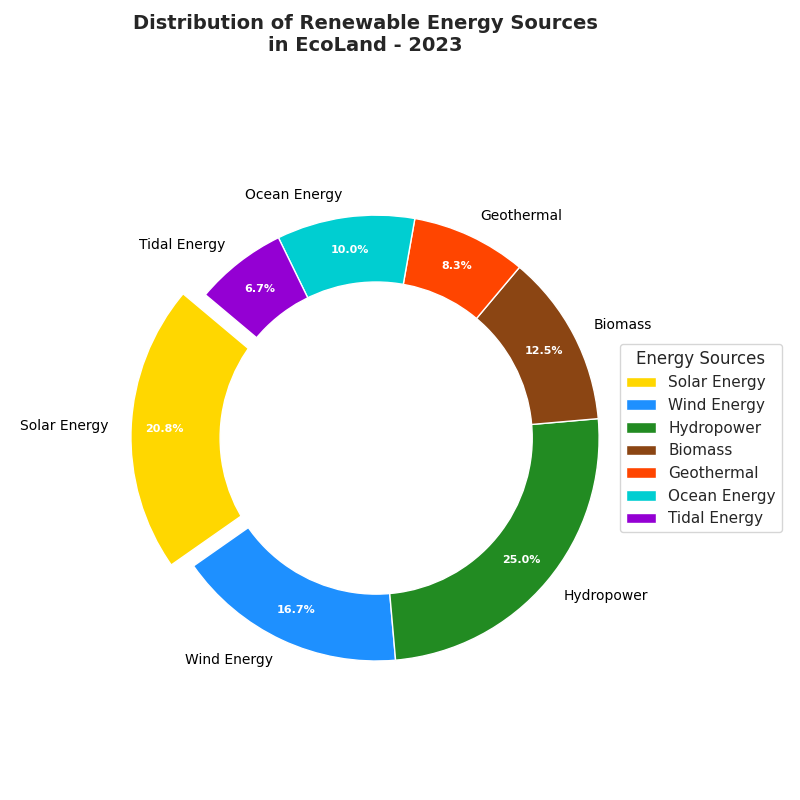

The Python source for this figure:
import matplotlib.pyplot as plt

labels = ['Solar Energy', 'Wind Energy', 'Hydropower', 'Biomass', 'Geothermal', 'Ocean Energy', 'Tidal Energy']
sizes = [25, 20, 30, 15, 10, 12, 8]
colors = ['#FFD700', '#1E90FF', '#228B22', '#8B4513', '#FF4500', '#00CED1', '#9400D3']
explode = (0.1, 0, 0, 0, 0, 0, 0)

fig, ax = plt.subplots(figsize=(8, 8))
wedges, texts, autotexts = ax.pie(sizes, explode=explode, labels=labels, colors=colors, 
                                  autopct='%1.1f%%', startangle=140, pctdistance=0.85, 
                                  textprops=dict(color="w"))

for text in texts:
    text.set_fontsize(10)
    text.set_color('black')
for autotext in autotexts:
    autotext.set_fontsize(8)
    autotext.set_weight('bold')

centre_circle = plt.Circle((0,0), 0.70, fc='white')
fig.gca().add_artist(centre_circle)

ax.axis('equal')

plt.title("Distribution of Renewable Energy Sources\nin EcoLand - 2023", fontsize=14, weight='bold', y=1.05)
plt.legend(wedges, labels, title="Energy Sources", loc="center left", bbox_to_anchor=(1, 0, 0.5, 1))
plt.tight_layout()

plt.show()
